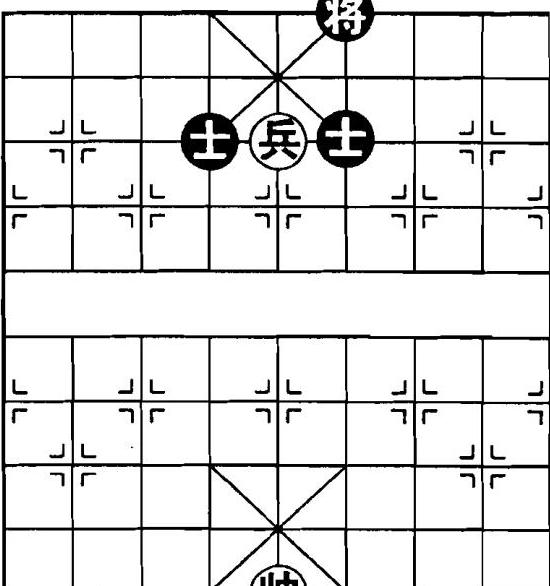
#> input picture documents/split_pages/hinh_1_crop.jpg, 550 x 586 px
$ python gen_page.py
#> lines starting #> are read from the running program, lines starting #| are printed output that depends on the picture
from PIL import Image, ImageDraw, ImageFont
import os

# 1. Setup Canvas (A4 at 300 DPI is approx 2480 x 3508)
# Let's use 150 DPI for a reasonable file size: 1240 x 1754
width, height = 1240, 1754
bg_color = (255, 255, 255)
img = Image.new('RGB', (width, height), bg_color)
#> img: PIL image 1240x1754 RGB; every value is 255
draw = ImageDraw.Draw(img)

# 2. Load Fonts (Using Arial or similar if possible, or default)
try:
    font_title = ImageFont.truetype('arial.ttf', 50)
    font_header = ImageFont.truetype('arial.ttf', 30)
    font_body = ImageFont.truetype('arial.ttf', 26)
    font_bold = ImageFont.truetype('arialbd.ttf', 28)
except:
    font_title = ImageFont.load_default()
    font_header = ImageFont.load_default()
    font_body = ImageFont.load_default()
    font_bold = ImageFont.load_default()

# 3. Content
header_text = "Chương 1: Cờ tàn Tốt đơn giản | 1"
title_text = "CHƯƠNG 1: CỜ TÀN TỐT ĐƠN GIẢN"
intro_text = "Trong các quân tấn công, Tốt có uy lực nhỏ nhất, cách đi đơn giản, sau khi qua sông mới có thể đi ngang. Các thế cờ tàn về Tốt nói chung tương đối đơn giản, dễ nắm bắt. Bây giờ chúng ta bắt đầu tìm hiểu từ Tốt đơn và Tốt đôi."
section_title = "Tiết 1: Các thế Tốt đơn thắng khéo"
section_intro = "Khả năng của Tốt có hạn, Tốt đơn chỉ có thể chiến thắng Tướng đơn độc. Trong những trường hợp đặc biệt, Tốt phối hợp với Tướng, Sĩ, Tượng có thể tạo thành một số thế thắng khéo."
example_title = "Ví dụ 1"
example_intro = "Như (Hình 1), là một thế thắng khéo nhờ sự phối hợp giữa Tốt đơn và Tướng (Đỏ)."
moves_text = [
    "1. Tướng 5 bình 4! ...........",
    "Nước cờ kiềm chế rất hay. Nếu dùng Tốt ăn Sĩ, thì sẽ vừa vặn hình thành cục diện một Sĩ thủ hòa Tốt đơn.",
    "1. ........... Tướng 6 tấn 1",
    "Nếu đổi đi Tướng 6 bình 5, thì Binh 5 bình 6, Sĩ 6 thoái 5, Tướng 6 tấn 1 Đỏ thắng.",
    "2. Binh 5 bình 6 - Tướng 6 bình 5",
    "3. Tướng 4 tấn 1 - Tướng 5 thoái 1",
    "4. Binh 6 tấn 1 - Sĩ 6 thoái 5",
    "5. Tướng 4 bình 5 (Đỏ thắng)"
]

# 4. Drawing
y = 100
draw.text((width//2, y), header_text, fill='black', font=font_header, anchor='mt')
y += 100
draw.text((width//2, y), title_text, fill='black', font=font_title, anchor='mt')
y += 100

def draw_wrapped_text(draw, text, font, x, y, max_width):
#> called with x = 100, y = 300, max_width = 1040
    lines = []
    words = text.split()
    current_line = []
    for word in words:
        test_line = ' '.join(current_line + [word])
        w = draw.textlength(test_line, font=font)
        if w <= max_width:
            current_line.append(word)
        else:
            lines.append(' '.join(current_line))
            current_line = [word]
    lines.append(' '.join(current_line))
    for line in lines:
        draw.text((x, y), line, fill='black', font=font)
        y += font.size + 10
    return y

y = draw_wrapped_text(draw, intro_text, font_body, 100, y, width - 200)
#> y = 408
y += 40
#> y = 448
draw.text((width//2, y), section_title, fill='black', font=font_bold, anchor='mt')
y += 60
#> y = 508
y = draw_wrapped_text(draw, section_intro, font_body, 100, y, width - 200)
#> the loop in draw_wrapped_text (call 2), `for line in lines:` made 3 passes
#> y on passes 1 to 3: 544, 580, 616
#> y = 616
y += 40
#> y = 656
draw.text((100, y), example_title, fill='black', font=font_bold)
y += 40
#> y = 696
y = draw_wrapped_text(draw, example_intro, font_body, 100, y, width - 200)
#> y = 768
y += 40
#> y = 808

# 5. Insert Image 1
chess_img = Image.open('documents/split_pages/hinh_1_crop.jpg')
#> chess_img is the input picture: PIL image 550x586 RGB; min 0, max 255, mean 224.5
# Resize chess image to fit
cw, ch = chess_img.size
#> cw = 550; ch = 586
target_w = 400
target_h = int(ch * target_w / cw)
#> target_h = 426
chess_img = chess_img.resize((target_w, target_h), Image.Resampling.LANCZOS)
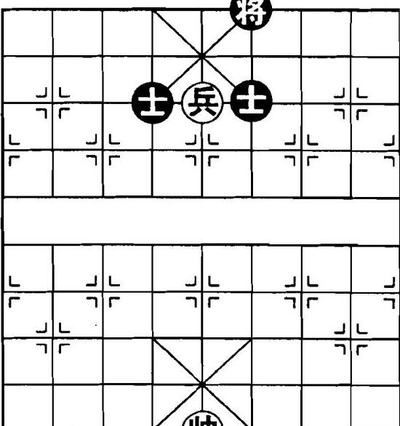
#> chess_img: PIL image 400x426 RGB; min 0, max 255, mean 224.4
img.paste(chess_img, (100, y))
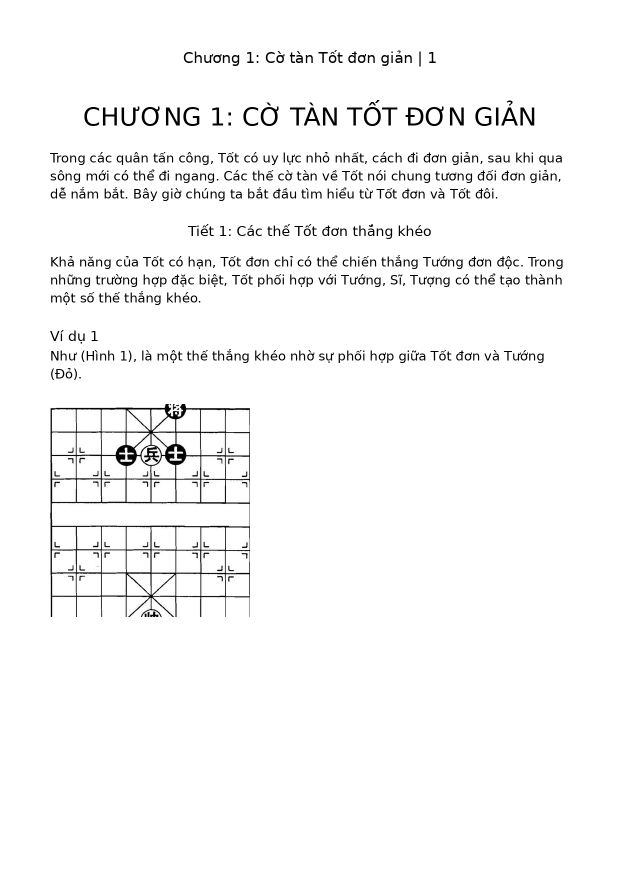
#> img: PIL image 1240x1754 RGB (shown at 1/2 size); min 0, max 255, mean 247.2

# 6. Draw Moves next to image
move_x = 100 + target_w + 50
move_y = y
#> move_y = 808
for move in moves_text:
    move_y = draw_wrapped_text(draw, move, font_body, move_x, move_y, width - move_x - 100)
    move_y += 10
#> this loop made 8 passes
#> move_y on passes 1 to 8: 854, 972, 1018, 1100, 1146, 1192, 1238, 1284
#> after the loop, move_y = 1284

# 7. Save
img.save('documents/Tuong_Ky_Trang_1_Hoan_Chinh.pdf')
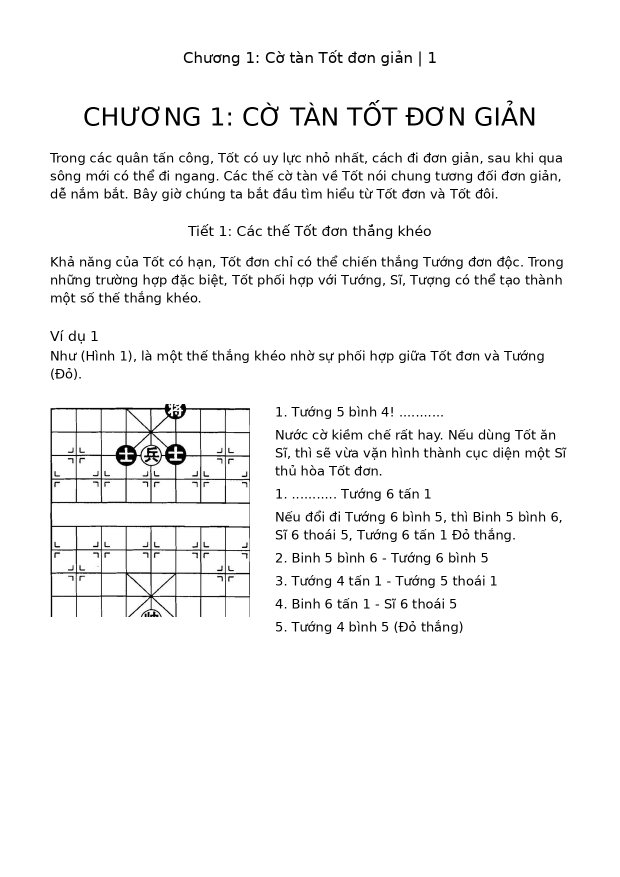
#> saved as Tuong_Ky_Trang_1_Hoan_Chinh.pdf: PIL image 1240x1754 RGB (shown at 1/2 size); min 0, max 255, mean 244.7
img.save('documents/Tuong_Ky_Trang_1_Hoan_Chinh.jpg')
print('PDF and JPG created.')

$ run again, with documents/split_pages/page_10.jpg copied over documents/split_pages/hinh_1_crop.jpg
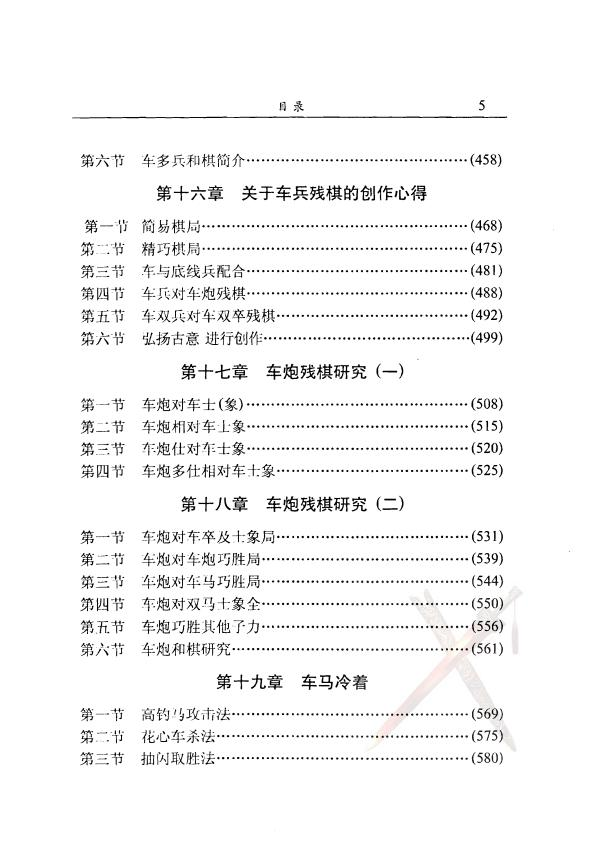
#> input picture documents/split_pages/page_10.jpg, 594 x 842 px
#> `y = draw_wrapped_text(draw, intro_text, font_body, 100, y, width - 200)`: y = 408
#> `y += 40`: y = 448
#> `y += 60`: y = 508
#> the loop in draw_wrapped_text (call 2), `for line in lines:` made 3 passes
#> y on passes 1 to 3: 544, 580, 616
#> `y = draw_wrapped_text(draw, section_intro, font_body, 100, y, width - ..`: y = 616
#> `y += 40`: y = 656
#> `y += 40`: y = 696
#> `y = draw_wrapped_text(draw, example_intro, font_body, 100, y, width - ..`: y = 768
#> `y += 40`: y = 808
#> chess_img is the input picture: PIL image 594x842 RGB; mean R, G, B 245.3, 245.2, 245.2
#> chess_img: PIL image 400x567 RGB
#> `img.paste(chess_img, (100, y))`:
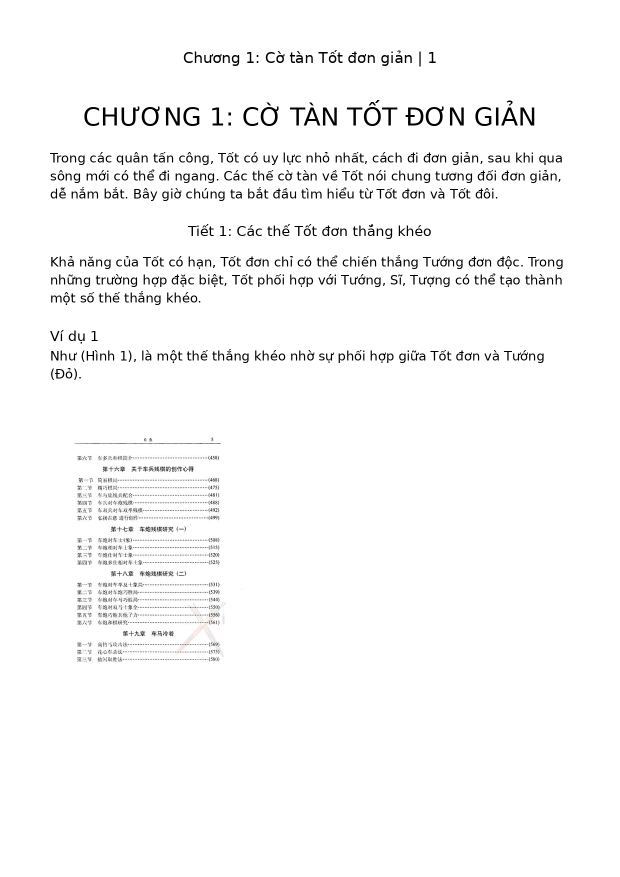
#> img: PIL image 1240x1754 RGB (shown at 1/2 size); mean R, G, B 248.5, 248.5, 248.5
#> the loop `for move in moves_text:` made 8 passes
#> move_y on passes 1 to 8: 854, 972, 1018, 1100, 1146, 1192, 1238, 1284
#> after the loop `for move in moves_text:`: move_y = 1284
#> `img.save('documents/Tuong_Ky_Trang_1_Hoan_Chinh.pdf')`:
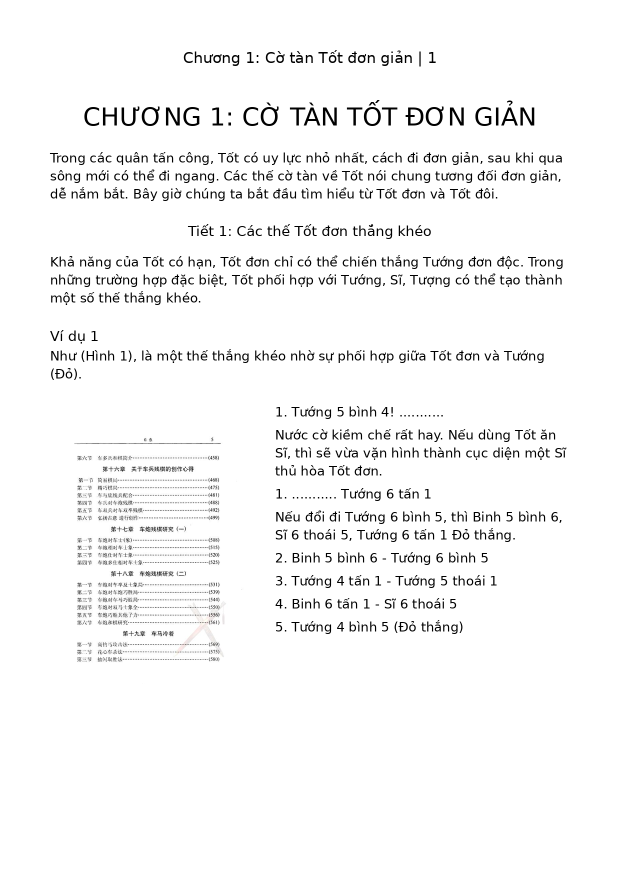
#> saved as Tuong_Ky_Trang_1_Hoan_Chinh.pdf: PIL image 1240x1754 RGB (shown at 1/2 size); mean R, G, B 246, 246, 246

$ run again, with documents/split_pages/page_11.jpg copied over documents/split_pages/hinh_1_crop.jpg
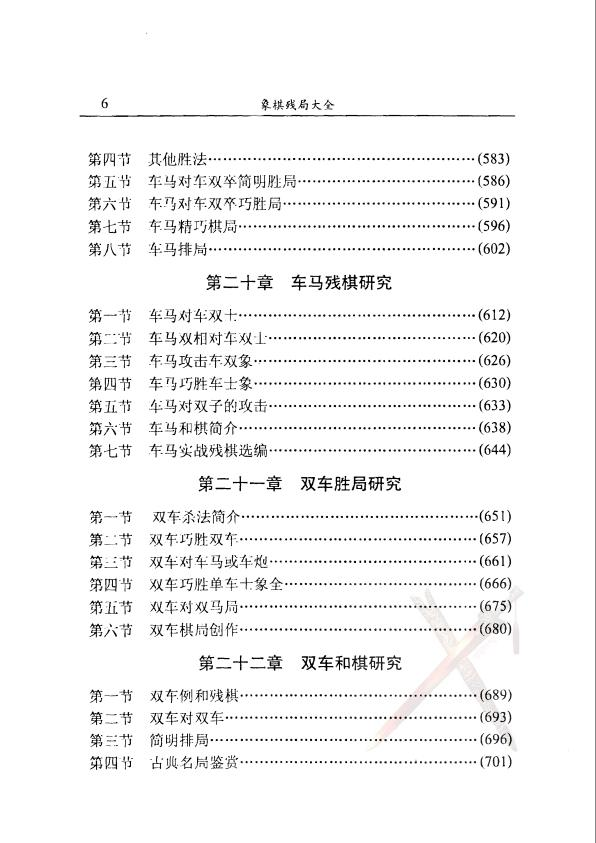
#> input picture documents/split_pages/page_11.jpg, 596 x 843 px
#> `y = draw_wrapped_text(draw, intro_text, font_body, 100, y, width - 200)`: y = 408
#> `y += 40`: y = 448
#> `y += 60`: y = 508
#> the loop in draw_wrapped_text (call 2), `for line in lines:` made 3 passes
#> y on passes 1 to 3: 544, 580, 616
#> `y = draw_wrapped_text(draw, section_intro, font_body, 100, y, width - ..`: y = 616
#> `y += 40`: y = 656
#> `y += 40`: y = 696
#> `y = draw_wrapped_text(draw, example_intro, font_body, 100, y, width - ..`: y = 768
#> `y += 40`: y = 808
#> chess_img is the input picture: PIL image 596x843 RGB; mean R, G, B 245.2, 245.1, 245.1
#> chess_img: PIL image 400x565 RGB
#> `img.paste(chess_img, (100, y))`:
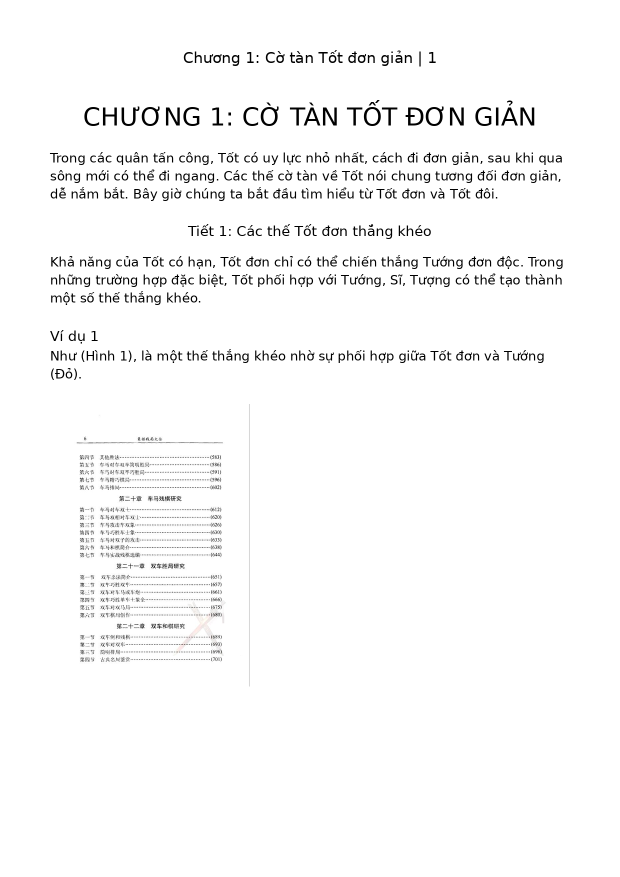
#> img: PIL image 1240x1754 RGB (shown at 1/2 size); mean R, G, B 248.5, 248.5, 248.5
#> the loop `for move in moves_text:` made 8 passes
#> move_y on passes 1 to 8: 854, 972, 1018, 1100, 1146, 1192, 1238, 1284
#> after the loop `for move in moves_text:`: move_y = 1284
#> `img.save('documents/Tuong_Ky_Trang_1_Hoan_Chinh.pdf')`:
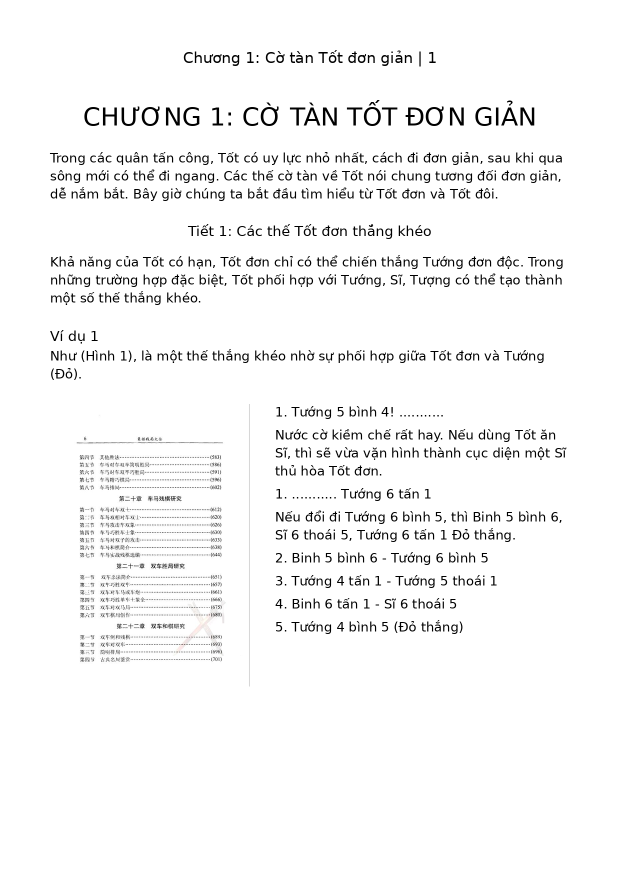
#> saved as Tuong_Ky_Trang_1_Hoan_Chinh.pdf: PIL image 1240x1754 RGB (shown at 1/2 size); mean R, G, B 246, 246, 246
